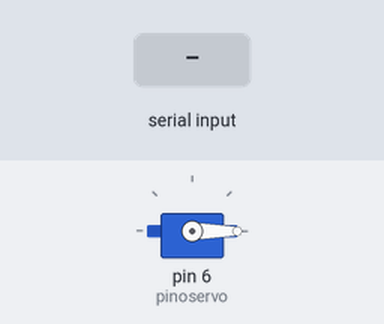
The sketch below on a simulated Arduino Uno, built with avr-gcc and run on an emulated ATmega328P. Shown: servo. The test bench sets the inputs (shaded band).

Above: at 1.2 s.
1.3 s: "+" received over Serial
At 2.2 s:
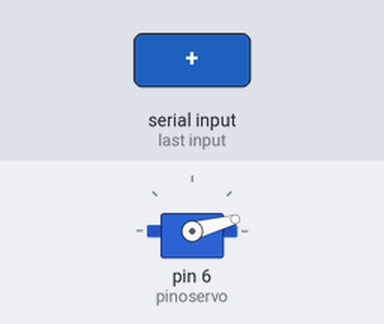
2.8 s: "+" received over Serial
At 3.3 s:
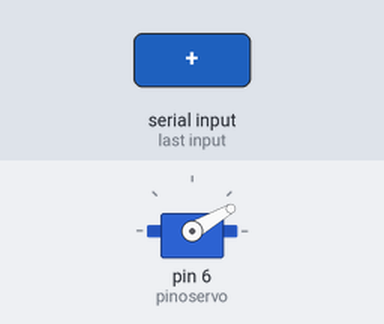
4.3 s: "-" received over Serial
At 5.7 s:
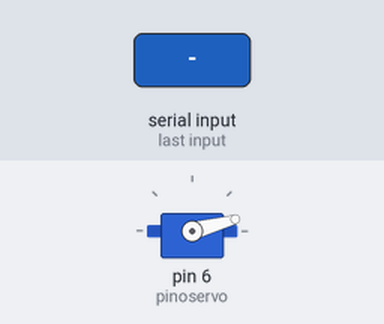
Timing chart, 0 to 7.3 s (numbered marks = the images above; inputs shaded):
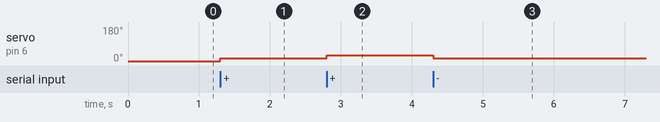

The sketch:

sketch_nov03a.ino
```cpp
#include <Servo.h>


Servo servomotor;

int pinoservo = 6,valormotor = 0;

char entrada;

void setup()

{

  Serial.begin(9600);

  pinMode(pinoservo, OUTPUT);

  servomotor.attach(pinoservo);

  servomotor.write(0);

}


void loop()

{

  if(Serial.available() > 0)

  {

    entrada = (char) Serial.read();

    if (entrada == '+')

    {

      valormotor = valormotor + 15;

      servomotor.write(valormotor);

    }

    if (entrada == '-')

    {

      valormotor = valormotor - 15;

      servomotor.write(valormotor);

    }

  }


}
```

Measured:
- after the input at 1.3 s, servo on pin 6 (pinoservo): 0° → 15° at once
- after the input at 2.8 s, servo on pin 6 (pinoservo): 15° → 30° at once
- after the input at 4.3 s, servo on pin 6 (pinoservo): 30° → 15° at once
